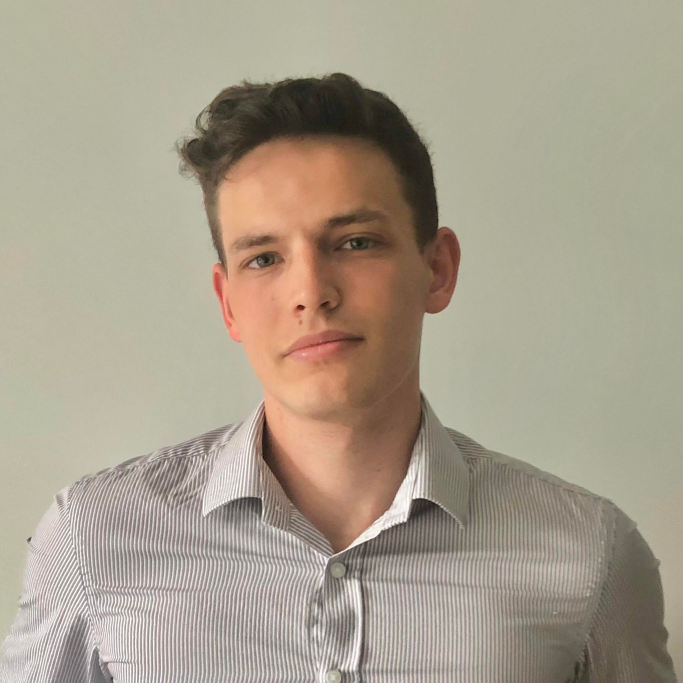
#> input picture pictures/my_photo.jpg, 2048 x 2048 px (shown at 1/3 size)
$ jupyter execute --allow-errors PictureStainer.ipynb
#> lines starting #> are read from the running program, lines starting #| are printed output that depends on the picture
[cell 1]
from scipy.ndimage import binary_dilation, binary_erosion, zoom
import matplotlib.pyplot as plt
from PIL import Image
import numpy as np
import random
import os

[cell 2]
class PictureStainer:
    # [4 lines left out: function __init__, not called in this run]

    def expected_num_of_stains(self):
        return self.picture_array.shape[0] * self.picture_array.shape[1] * self.stain_percentage


    # [45 lines left out: functions mask_randomizer, stain_picture, not called in this run]

[cell 3]
def resize_picture(path, new_size: tuple[int, int] ):
#> called with path = 'pictures/my_photo.jpg', new_size = (256, 256)
    picture = Image.open(path)
#> picture is the input picture: PIL image 2048x2048 RGB; mean R, G, B 168.4, 158.4, 140.9
    return picture.resize(new_size)
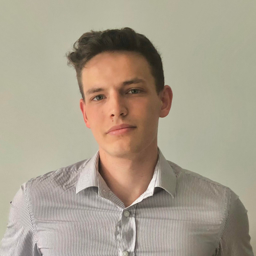
#> returned value: PIL image 256x256 RGB; mean R, G, B 168.4, 158.4, 140.9

[cell 4]
path_to_picture = "pictures/my_photo.jpg"
picture = resize_picture(path_to_picture, (256, 256))
picture_array = np.array(picture)

[cell 5]
masks_path = "masksnpy"
#> (the rest of this cell did not finish here and is left out)

#> (a cell that did not finish here is left out)

[cell 7]
path_to_picture = "pictures/my_photo.jpg"
picture = resize_picture(path_to_picture, (256, 256))
